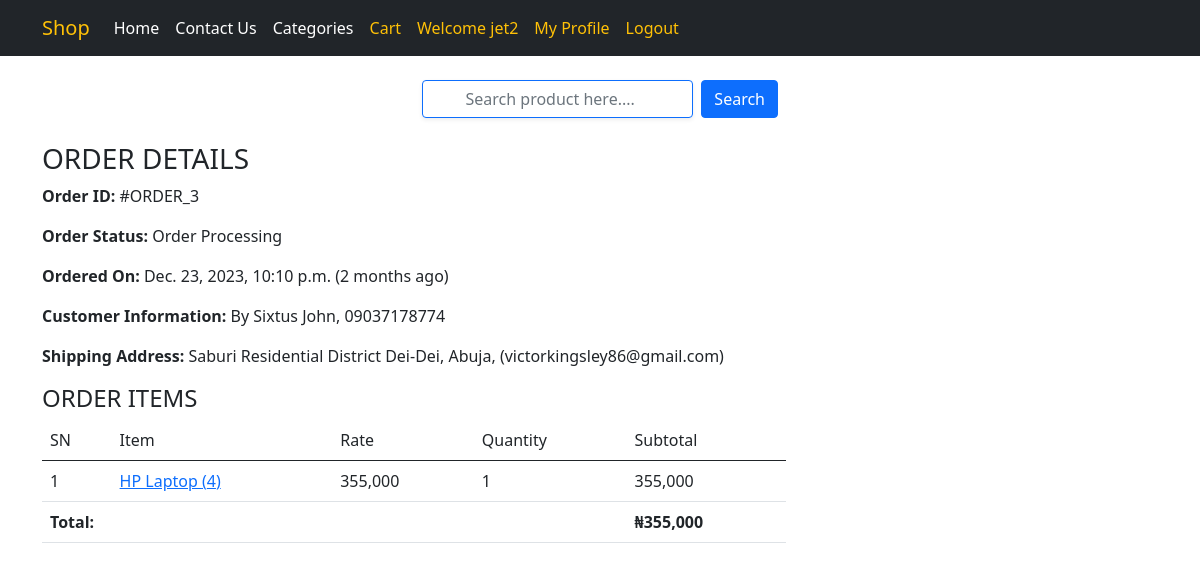
/profile/-3/ (signed in), run on the app's committed database.
### store/models.py (models this page shows, shortened)
class Order(models.Model):
    cart = models.OneToOneField(Cart, on_delete=models.CASCADE)
    ordered_by = models.CharField(max_length=200)
    shipping_address = models.CharField(max_length=200)
    mobile = models.CharField(max_length=200)
    email = models.EmailField(null=True, blank=False)
    subtotal = models.PositiveIntegerField()
    discount = models.PositiveIntegerField()
    total = models.PositiveIntegerField()
    order_status = models.CharField(max_length=100, choices=ORDER_STATUS)
    created_at = models.DateTimeField(auto_now_add=True)
    payment_method = models.CharField(max_length=30, choices=METHOD, default="Cash On Delivery")
    payment_completed = models.BooleanField(default=False, null=True, blank=True)

class CartProduct(models.Model):
    cart = models.ForeignKey(Cart, on_delete=models.CASCADE)
    product = models.ForeignKey(Product, on_delete=models.CASCADE)
    rate = models.PositiveIntegerField()
    quantity = models.PositiveIntegerField()
    subtotal = models.PositiveIntegerField()

class Product(models.Model):
    title = models.CharField(max_length=200)
    slug = models.SlugField(unique=True)
    category = models.ForeignKey(Category, on_delete=models.CASCADE)
    image = models.ImageField(upload_to="products")
    marked_price = models.PositiveIntegerField()
    selling_price = models.PositiveIntegerField()
    description = models.TextField()
    warranty = models.CharField(max_length=300, null=True, blank=True)
    return_policy = models.CharField(max_length=300, null=True, blank=True)
    view_count = models.PositiveIntegerField(default=0)

### store/views.py (the view)
# urls.py: path("profile/-<int:pk>/", OrderDetailView.as_view(), name="orderdetail"),
class OrderDetailView(DetailView):
    template_name = "store/orderdetail.html"
    model = Order
    context_object_name = "order_obj"
    def dispatch(self, request, *args, **kwargs):
        if request.user.is_authenticated and Customer.objects.filter(user=request.user).exists():
            order_id = self.kwargs["pk"]
            order = Order.objects.get(id=order_id)
            if request.user.customer != order.cart.customer:
                return redirect("store:profile")
            pass
        else:
            return redirect("/login/?next=/profile/")
        return super().dispatch(request, *args, **kwargs)

### templates/store/orderdetail.html (shortened to what this page needs)
{% extends "store/base.html" %}
{% load humanize %}
{% block content %}
<div class="container mt-4">
    <div class="col-md-8">
        <h3>ORDER DETAILS</h3>
        <p><span class="fw-bold">Order ID: </span> #ORDER_{{order_obj.id}}</p>
        <p><span class="fw-bold">Order Status: </span>{{order_obj.order_status}}</p>
        <p><span class="fw-bold">Ordered On: </span>{{order_obj.created_at}} ({{order_obj.created_at|timesince}} ago)</p>
        <p><span class="fw-bold">Customer Information: </span> By {{order_obj.ordered_by}}, {{order_obj.mobile}} </p>
        <p><span class="fw-bold">Shipping Address: </span> {{order_obj.shipping_address}}, ({{order_obj.email}}) </p>
        <h4>ORDER ITEMS</h4>
        <div class="table-responsive">
            <table class="table align-middle">
                <thead>
                    <tr>
                        <td>SN</td>
                        <td>Item</td>
                        <td>Rate</td>
                        <td>Quantity</td>
                        <td>Subtotal</td>
                    </tr>
                </thead>
                <tbody>
                    {% for cartpro in order_obj.cart.cartproduct_set.all %}
                    <tr>
                        <td>{{forloop.counter}}</td>
                        <td><a target="_blank" href="{% url 'store:product-detail' cartpro.product.slug %}">{{cartpro.product.title}} ({{cartpro.product.id}})</a></td>
                        <td>{{cartpro.rate|intcomma}}</td>
                        <td>{{cartpro.quantity}}</td>
                        <td>{{cartpro.subtotal|intcomma}}</td>
                    </tr>
                    {% endfor %}
                    <tr>
                        <th colspan="4" class="text-right">Total: </th>
                        <th>₦{{order_obj.total|intcomma}}</th>
                    </tr>
                </tbody>
            </table>
        </div>
    </div>
</div>
{% endblock %}

### templates/store/base.html (shortened to what this page needs)
<!doctype html>
<html lang="en">
<head>
    <link href="https://cdn.jsdelivr.net/npm/bootstrap@5.0.2/dist/css/bootstrap.min.css" rel="stylesheet">
</head>
<body>
<nav class="navbar navbar-expand-lg navbar-dark bg-dark">
  <div class="container">
    <a class="navbar-brand text-warning" href="{% url 'store:home' %}">Shop</a>
    <div class="collapse navbar-collapse" id="navbarSupportedContent">
      <ul class="navbar-nav me-auto mb-2 mb-lg-0">
        <li class="nav-item">
          <a class="nav-link active" aria-current="page" href="{% url 'store:home' %}">Home</a>
        </li>
        <li class="nav-item">
          <a class="nav-link active" aria-current="page" href="{% url 'store:contact' %}">Contact Us</a>
        </li>
        <li class="nav-item">
          <a class="nav-link active" aria-current="page" href="{% url 'store:all-categories' %}">Categories</a>
        </li>
        <li class="nav-item">
          <a class="nav-link active text-warning" aria-current="page" href="{% url 'store:mycart' %}">Cart</a>
        </li>
        {% if request.user.customer %}
        <li class="nav-item">
          <a class="nav-link active text-warning" aria-current="page"> Welcome {{ request.user.username }}</a>
        </li>
        <li class="nav-item">
          <a class="nav-link active text-warning" aria-current="page" href="{% url 'store:profile' %}">My Profile</a>
        </li>
        <li class="nav-item">
          <a class="nav-link active text-warning" aria-current="page" href="{% url 'store:logout' %}">Logout</a>
        </li>
        {% endif %}
      </ul>
    </div>
  </div>
</nav>
<div class="container mt-4">
  <div class="row">
    <div class="col-md-4 mx-auto">
       <form class="d-flex" method="GET" action="{% url 'store:search' %}">
        <input class="form-control me-2 btn btn-outline-primary shadow-sm" type="search" name="keyword" placeholder="Search product here...." required>
        <button class="btn btn-primary" type="submit">Search</button>
      </form>
    </div>
  </div>
</div>
{% block content %}
{% endblock %}
</body>
</html>

### data on the page
Order: id "3", order_status "Order Processing", created_at "Dec. 23, 2023, 10:10 p.m.", created_at "2 months", ordered_by "Sixtus John", mobile "09037178774", shipping_address "Saburi Residential District Dei-Dei, Abuja", email "victorkingsley86@gmail.com", total "355,000"
CartProduct: product "HP Laptop", product.id "4", rate "355,000", quantity "1", subtotal "355,000"

### other printed values
{{ request.user.username }} "jet2"
